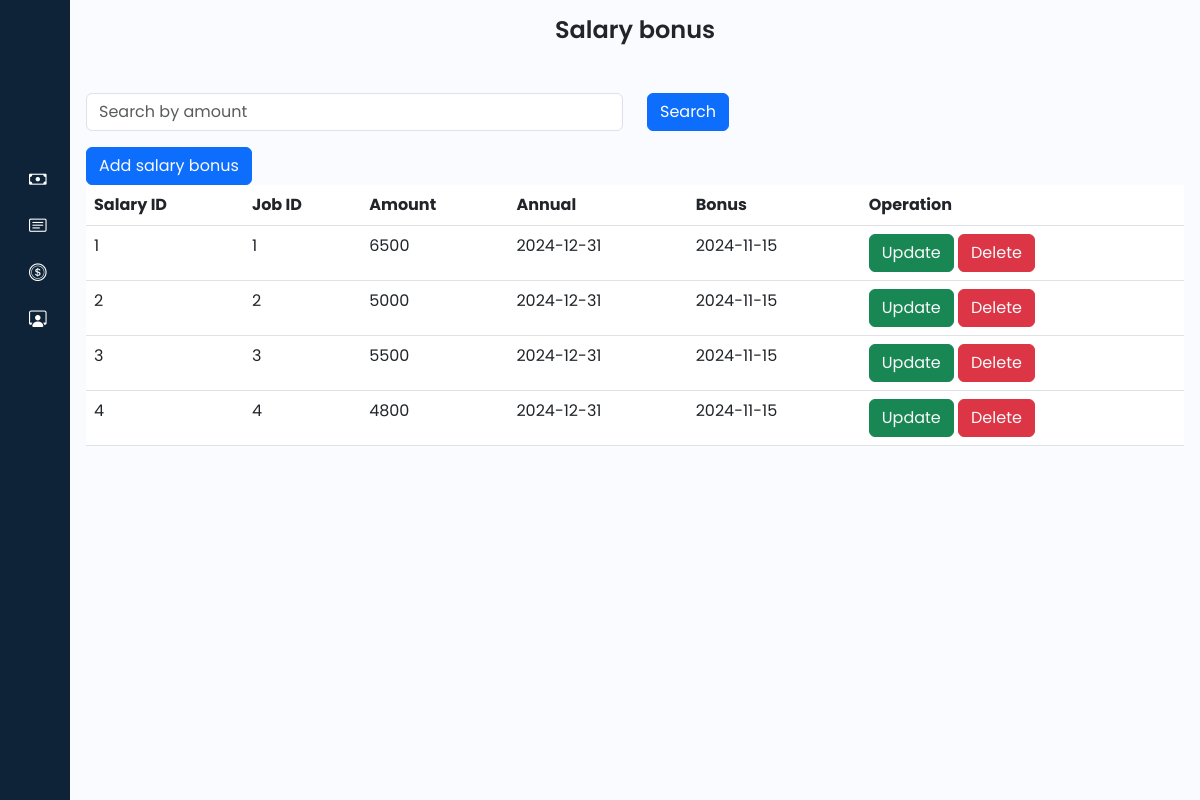
/admin/salaryBonus.php, run on an earlier commit of the app's database.
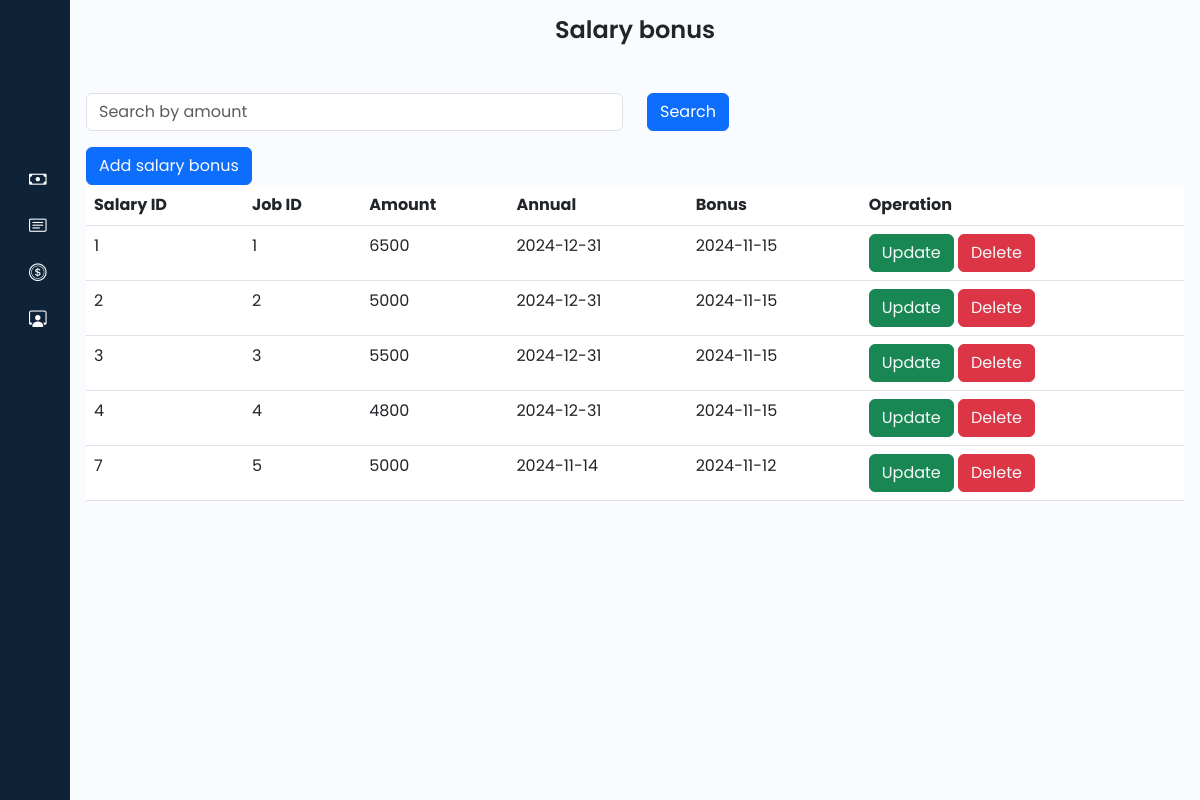
And on a later commit of the database.
### tables this page shows
CREATE TABLE `salary_bonus` (
  `salary_ID` int(11) NOT NULL,
  `job_ID` int(11) DEFAULT NULL,
  `amount` int(11) DEFAULT NULL,
  `annual` date DEFAULT NULL,
  `bonus` date DEFAULT NULL
);

### admin/salaryBonus.php (the view, shortened to what this page needs)
<?php
@include '../connection/connect.php';
$select = "SELECT * FROM salary_bonus";
$result = mysqli_query($con, $select);
?>
<!DOCTYPE html>
<html lang="en">
<head>
    <link href="https://cdn.lineicons.com/4.0/lineicons.css" rel="stylesheet" />
    <link href="https://cdn.jsdelivr.net/npm/bootstrap@5.3.0-alpha3/dist/css/bootstrap.min.css" rel="stylesheet"
>
    <link rel="stylesheet" href="https://cdn.jsdelivr.net/npm/bootstrap-icons@1.11.3/font/bootstrap-icons.min.css">
    <link rel="stylesheet" href="style/style.css">
</head>
<body>
    <div class="wrapper">
        <?php include 'sidebar.php'; ?>
        <div class="main p-3">
            <div class="text-center mb-5">
                <h1>
                    Salary bonus
                </h1>
            </div>
            <form method="post">
                <div class="row mb-3">
                    <div class="col-sm">
                        <input type="text" name="search_keyword" class="form-control" placeholder="Search by amount" value="<?php echo isset($search_keyword) ? $search_keyword : ''; ?>">
                    </div>
                    <div class="col-sm">
                        <button type="submit" name="search" class="btn btn-primary">Search</button>
                    </div>
                </div>
            </form>
            <button class="btn btn-primary">
                <a href="operation/salaryBonus/create.php" class="text-light">Add salary bonus</a>
            </button>
            <table class="table table-inverse">
            <thead>
                <tr>
                    <th>Salary ID</th>
                    <th>Job ID</th>
                    <th>Amount</th>
                    <th>Annual</th>
                    <th>Bonus</th>
                    <th>Operation</th>
                </tr>
            </thead>
            <tbody>
                <?php
                if ($result) {
                    while ($row = mysqli_fetch_assoc($result)) {
                        $salary_ID = $row['salary_ID'];
                        $job_ID = $row['job_ID'];
                        $amount = $row['amount'];
                        $annual = $row['annual'];
                        $bonus = $row['bonus'];
                        echo '<tr>
                            <td>'.$salary_ID.' </td>
                            <td>'.$job_ID.' </td>
                            <td>'.$amount.' </td>
                            <td>'.$annual.' </td>
                            <td>'.$bonus.' </td>
                            <td>
                                <button class="btn btn-success"><a href="operation/salaryBonus/update.php?updatesalary_ID='.$salary_ID.'" class="text-light">Update</a></button>
                                <button class="btn btn-danger"><a href="operation/salaryBonus/delete.php?deletesalary_ID='.$salary_ID.'" class="text-light">Delete</a></button>
                            </td>
                        </tr>';
                    }
                }
                ?>
            </tbody>
            </table>
        </div>
    </div>
</body>
</html>

What changed in the data, as far as the page shows it:
added salary_bonus: salary_ID "7", job_ID "5", amount "5000", annual "2024-11-14", bonus "2024-11-12"
